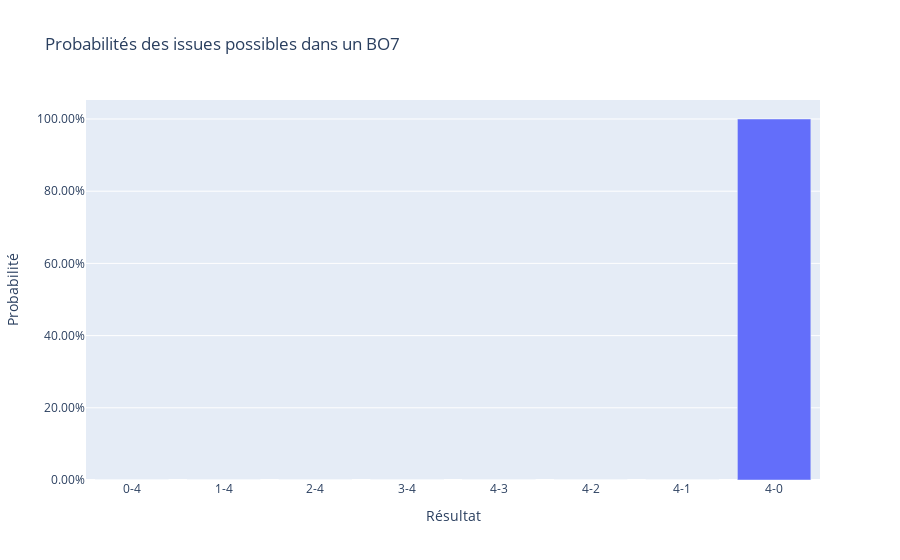

Notebook cell for this chart:
### Code cell
import plotly.graph_objects as go

# Définition des résultats possibles
resultats = ["0-4", "1-4", "2-4", "3-4", "4-3", "4-2", "4-1", "4-0"]

# Création du graphique en barres
fig = go.Figure(go.Bar(x=resultats, y=proba))

# Personnalisation du graphique
fig.update_layout(
    title="Probabilités des issues possibles dans un BO7",
    xaxis_title="Résultat",
    yaxis_title="Probabilité",
    yaxis_tickformat=".2%",
)

# Affichage du graphique
fig.show()

### Figure 1 — Plotly figure (JSON) as saved in the notebook; plotly's stock layout.template omitted (floating-point values rounded to 4 significant figures)
{"data": [{"type": "bar", "x": ["0-4", "1-4", "2-4", "3-4", "4-3", "4-2", "4-1", "4-0"], "y": [0, 0, 0, 0, 0, 0, 0, 1]}], "layout": {"title": {"text": "Probabilités des issues possibles dans un BO7"}, "xaxis": {"title": {"text": "Résultat"}}, "yaxis": {"tickformat": ".2%", "title": {"text": "Probabilité"}}}}
